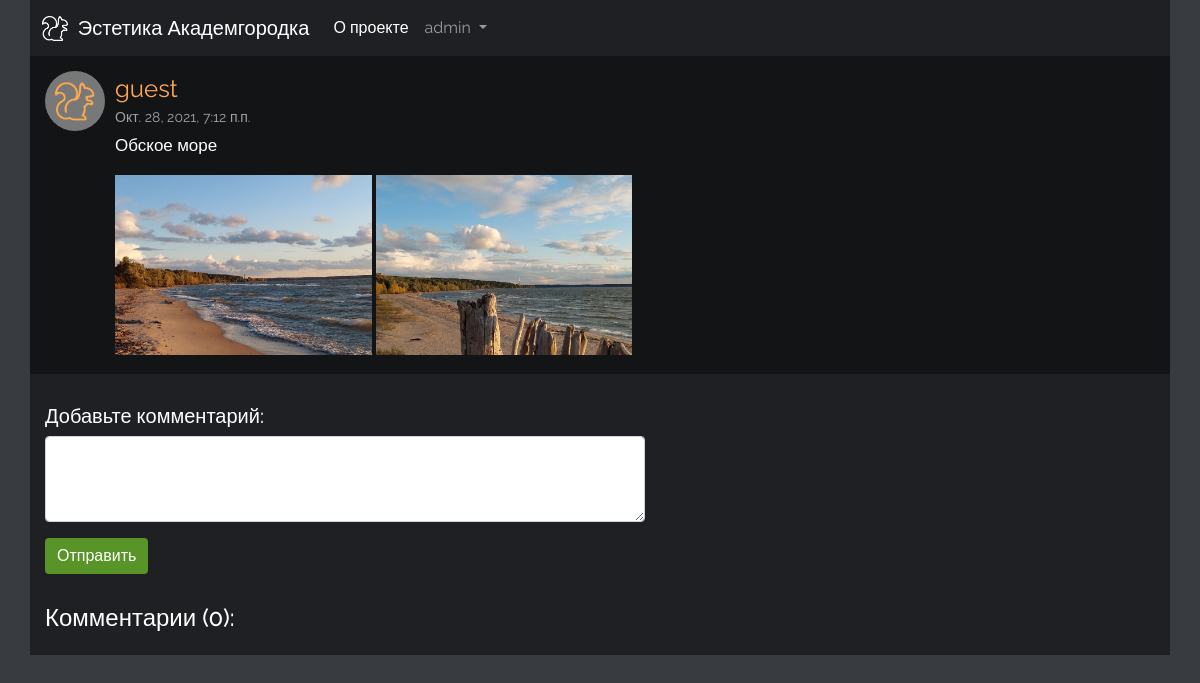
Page /post/40/ (signed in) on the committed database.
### main/models.py (models this page shows, shortened)
class Post(models.Model):
    class Meta:
        verbose_name = 'Post'
        verbose_name_plural = 'Posts'
    post_author = models.ForeignKey(User, on_delete=models.CASCADE)
    post_text = models.TextField()
    post_date = models.DateTimeField(default=timezone.now)

class Photo(models.Model):
    class Meta:
        verbose_name = 'Photo'
        verbose_name_plural = 'Photos'
    post = models.ForeignKey(Post, on_delete=models.CASCADE, null=True, blank=True)
    image = models.ImageField(null=False, blank=False, default="")

### main/views.py (the view, shortened to what this page needs)
# urls.py: path('post/<int:pk>/', PostView.as_view(), name='post'),
class PostView(LoginRequiredMixin, View):
    def get(self, request, pk, *args, **kwargs):
        post = Post.objects.get(pk=pk)
        form = CommentForm()
        photo_list = Photo.objects.all()
        comment_list = Comment.objects.all().order_by('-comment_date')
        context = {
            'post': post,
            'form': form,
            'photo_list': photo_list,
            'comment_list': comment_list
        }
        return render(request, 'main/post.html', context)

### main/forms.py
class CommentForm(forms.ModelForm):
    comment_text = forms.CharField(label='', widget=forms.Textarea(attrs={'class': 'form-control', 'rows':3}))
    class Meta:
        model = Comment
        fields = ['comment_text']

### main/templates/main/post.html (shortened to what this page needs)
<!DOCTYPE html>
<html lang="ru">
<head>
  {% load static %}
  <link rel="stylesheet" href="{% static 'main/css/bootstrap.min.css' %}" type="text/css">
  <link rel="stylesheet" type="text/css" href="{% static 'main/css/style.css' %}">
</head>
<body>
  <div class="container">
    <nav class="navbar-dark navbar navbar-expand-lg">
      <div class="container-fluid">
        <a class="navbar-brand" href="{% url 'main:index' %}">
          <img src="/static/main/img/logo.png" alt="" class="d-inline-block align-text-top logo">
           Эстетика Академгородка
        </a>
        <div class="collapse navbar-collapse" id="navbarNavDropdown">
          <ul class="navbar-nav">
            <li class="nav-item">
              <a class="nav-link active" aria-current="page" href="{% url 'main:about' %}">О проекте</a>
            </li>
            {% if request.user.is_authenticated %}
            <li class="nav-item dropdown">
              <a class="nav-link dropdown-toggle" href="#" id="navbarDropdownMenuLink" role="button" data-bs-toggle="dropdown" aria-expanded="false">
                {{ user.username }}
              </a>
            </li>
            {% endif %}
              </ul>
        </div>
      </div>
    </nav>
    <div class="post">
      {% if post.post_author.profile.profile_pic %}
        <img src="{{ post.post_author.profile.profile_pic.url }}" class="post-author-pic" alt="image">
      {% else %}
        <img class="post-author-pic" src="/static/main/img/profile-pic.png" alt="image">
      {% endif %}
      <div class="post-info">
        <div><a class="post-author fs-4" href="{% url 'main:profile' post.post_author.profile.id %}" target="_blank">{{ post.post_author }}</a></div>
        <span class="post-date">{{ post.post_date }} </span>
        <div class="post-text">{{ post.post_text|linebreaks }}</div>
      </div>
      <div class="post-photos">
      {% for photo in photo_list %}
        {% if post == photo.post %}
          <a href="#photo{{photo.id}}" data-bs-toggle="modal" class="photo-link"><img class="post-photo col-xl-3 col-md-4 col-sm-6 col-xs-12" src="{{photo.image.url}}" alt="image"></a>
        {% endif %}
      {% endfor %}
      </div>
    </div>
      <div class="add-comment">
        <h5>Добавьте комментарий:</h5>
        <form method="POST">
          {{ form.as_p }}
          <button class="btn btn-success">Отправить</button>
        </form>
      </div>
      <div class="comments">
        <h4 class="comments-heading">Комментарии ({{ post.comment_set.count }}):</h4>
      </div>
  </div>
</body>
</html>

### main/static/main/css/style.css (style rules this page uses)
html, body { background: #383b40; color: #fff; font-family: 'Raleway', sans-serif; }
.container { background: #1f2023; padding: 0; }
.navbar { background: #1f2023; }
.navbar a { color: #fff; }
a.navbar-brand { font-weight: 200; }
.logo { margin: 0 5px 0 0; height: 25px; }
.btn-success { background: rgb(88, 148, 39); border: none; }
.post { padding: 15px 15px 15px 15px; margin: 0 0 15px 0; background-color: rgb(19, 20, 22); font-size: 0; }
.post-author-pic { border-radius: 50%; height: 60px; width: 60px; object-fit: cover; margin: 0 10px 8px 0; float: left; }
.post-info { margin: 0 0 0 70px; }
.post-author { color: #ffa856; text-decoration: none; }
.post-date { color: #a1a1a1; font-size: 14px; text-decoration: none; }
.post-text { font-size: 17px; margin: 5px 0 0 0; }
.post-photos { margin: 0 0 0 68px; }
.post-photo { height: 200px; object-fit: cover; margin: 0 0 4px 0; padding: 0 2px 0 2px; }
@media (max-width: 1400px) { .post-photo { height: 180px; } }
.add-comment { padding: 15px; }
.add-comment form { max-width: 600px; }
.comments { padding: 15px; }

### rows in the picture
Post: post_author "guest", post_date "Окт. 28, 2021, 7:12 п.п.", post_text "Обское море", comment_set.count "0"
Photo: image (picture)
Photo: image (picture)

### other values in the picture
{{ user.username }} "admin"
